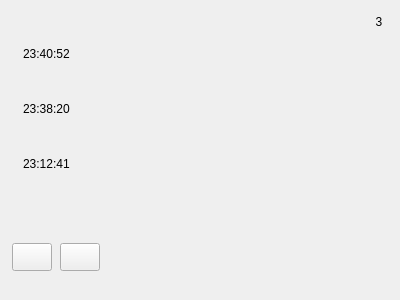
<?xml version="1.0" encoding="UTF-8"?>
<ui version="4.0">
 <class>AlarmAndFaultWidget</class>
 <widget class="QWidget" name="AlarmAndFaultWidget">
  <property name="geometry">
   <rect>
    <x>0</x>
    <y>0</y>
    <width>400</width>
    <height>300</height>
   </rect>
  </property>
  <property name="windowTitle">
   <string>Form</string>
  </property>
  <layout class="QVBoxLayout" name="verticalLayout">
   <property name="spacing">
    <number>6</number>
   </property>
   <property name="leftMargin">
    <number>12</number>
   </property>
   <property name="topMargin">
    <number>12</number>
   </property>
   <property name="rightMargin">
    <number>12</number>
   </property>
   <property name="bottomMargin">
    <number>12</number>
   </property>
   <item>
    <layout class="QHBoxLayout" name="horizontalLayoutTitle">
     <property name="spacing">
      <number>6</number>
     </property>
     <item>
      <widget class="QLabel" name="labelTitleBar">
       <property name="minimumSize">
        <size>
         <width>3</width>
         <height>14</height>
        </size>
       </property>
       <property name="maximumSize">
        <size>
         <width>3</width>
         <height>14</height>
        </size>
       </property>
       <property name="text">
        <string/>
       </property>
      </widget>
     </item>
     <item>
      <widget class="QLabel" name="labelTitle">
       <property name="text">
        <string/>
       </property>
      </widget>
     </item>
     <item>
      <spacer name="horizontalSpacerTitle">
       <property name="orientation">
        <enum>Qt::Orientation::Horizontal</enum>
       </property>
       <property name="sizeHint" stdset="0">
        <size>
         <width>40</width>
         <height>20</height>
        </size>
       </property>
      </spacer>
     </item>
     <item>
      <widget class="QLabel" name="labelAlarmCountBadge">
       <property name="minimumSize">
        <size>
         <width>18</width>
         <height>18</height>
        </size>
       </property>
       <property name="maximumSize">
        <size>
         <width>18</width>
         <height>18</height>
        </size>
       </property>
       <property name="alignment">
        <set>Qt::AlignmentFlag::AlignCenter</set>
       </property>
       <property name="text">
        <string>3</string>
       </property>
      </widget>
     </item>
    </layout>
   </item>
   <item>
    <widget class="QWidget" name="widgetAlarmItem1" native="true">
     <property name="minimumSize">
      <size>
       <width>0</width>
       <height>44</height>
      </size>
     </property>
     <layout class="QHBoxLayout" name="horizontalLayoutItem1">
      <property name="spacing">
       <number>8</number>
      </property>
      <property name="leftMargin">
       <number>0</number>
      </property>
      <property name="topMargin">
       <number>6</number>
      </property>
      <property name="rightMargin">
       <number>0</number>
      </property>
      <property name="bottomMargin">
       <number>6</number>
      </property>
      <item>
       <widget class="QLabel" name="labelAlarmBar1">
        <property name="minimumSize">
         <size>
          <width>3</width>
          <height>0</height>
         </size>
        </property>
        <property name="maximumSize">
         <size>
          <width>3</width>
          <height>16777215</height>
         </size>
        </property>
        <property name="text">
         <string/>
        </property>
       </widget>
      </item>
      <item>
       <layout class="QVBoxLayout" name="verticalLayoutItem1">
        <property name="spacing">
         <number>3</number>
        </property>
        <item>
         <layout class="QHBoxLayout" name="horizontalLayoutHead1">
          <property name="spacing">
           <number>6</number>
          </property>
          <item>
           <widget class="QLabel" name="labelAlarmTime1">
            <property name="text">
             <string>23:40:52</string>
            </property>
            <property name="role" stdset="0">
             <string>alarmTime</string>
            </property>
           </widget>
          </item>
          <item>
           <spacer name="horizontalSpacerHead1">
            <property name="orientation">
             <enum>Qt::Orientation::Horizontal</enum>
            </property>
            <property name="sizeHint" stdset="0">
             <size>
              <width>0</width>
              <height>20</height>
             </size>
            </property>
           </spacer>
          </item>
          <item>
           <widget class="QLabel" name="labelAlarmTag1">
            <property name="alignment">
             <set>Qt::AlignmentFlag::AlignCenter</set>
            </property>
            <property name="text">
             <string/>
            </property>
            <property name="role" stdset="0">
             <string>tagAlarm</string>
            </property>
           </widget>
          </item>
         </layout>
        </item>
        <item>
         <widget class="QLabel" name="labelAlarmMsg1">
          <property name="text">
           <string/>
          </property>
          <property name="wordWrap">
           <bool>true</bool>
          </property>
          <property name="role" stdset="0">
           <string>alarmMsg</string>
          </property>
         </widget>
        </item>
       </layout>
      </item>
     </layout>
    </widget>
   </item>
   <item>
    <widget class="QWidget" name="widgetAlarmItem2" native="true">
     <property name="minimumSize">
      <size>
       <width>0</width>
       <height>44</height>
      </size>
     </property>
     <layout class="QHBoxLayout" name="horizontalLayoutItem2">
      <property name="spacing">
       <number>8</number>
      </property>
      <property name="leftMargin">
       <number>0</number>
      </property>
      <property name="topMargin">
       <number>6</number>
      </property>
      <property name="rightMargin">
       <number>0</number>
      </property>
      <property name="bottomMargin">
       <number>6</number>
      </property>
      <item>
       <widget class="QLabel" name="labelAlarmBar2">
        <property name="minimumSize">
         <size>
          <width>3</width>
          <height>0</height>
         </size>
        </property>
        <property name="maximumSize">
         <size>
          <width>3</width>
          <height>16777215</height>
         </size>
        </property>
        <property name="text">
         <string/>
        </property>
       </widget>
      </item>
      <item>
       <layout class="QVBoxLayout" name="verticalLayoutItem2">
        <property name="spacing">
         <number>3</number>
        </property>
        <item>
         <layout class="QHBoxLayout" name="horizontalLayoutHead2">
          <property name="spacing">
           <number>6</number>
          </property>
          <item>
           <widget class="QLabel" name="labelAlarmTime2">
            <property name="text">
             <string>23:38:20</string>
            </property>
            <property name="role" stdset="0">
             <string>alarmTime</string>
            </property>
           </widget>
          </item>
          <item>
           <spacer name="horizontalSpacerHead2">
            <property name="orientation">
             <enum>Qt::Orientation::Horizontal</enum>
            </property>
            <property name="sizeHint" stdset="0">
             <size>
              <width>0</width>
              <height>20</height>
             </size>
            </property>
           </spacer>
          </item>
          <item>
           <widget class="QLabel" name="labelAlarmTag2">
            <property name="alignment">
             <set>Qt::AlignmentFlag::AlignCenter</set>
            </property>
            <property name="text">
             <string/>
            </property>
            <property name="role" stdset="0">
             <string>tagFault</string>
            </property>
           </widget>
          </item>
         </layout>
        </item>
        <item>
         <widget class="QLabel" name="labelAlarmMsg2">
          <property name="text">
           <string/>
          </property>
          <property name="wordWrap">
           <bool>true</bool>
          </property>
          <property name="role" stdset="0">
           <string>alarmMsg</string>
          </property>
         </widget>
        </item>
       </layout>
      </item>
     </layout>
    </widget>
   </item>
   <item>
    <widget class="QWidget" name="widgetAlarmItem3" native="true">
     <property name="minimumSize">
      <size>
       <width>0</width>
       <height>44</height>
      </size>
     </property>
     <layout class="QHBoxLayout" name="horizontalLayoutItem3">
      <property name="spacing">
       <number>8</number>
      </property>
      <property name="leftMargin">
       <number>0</number>
      </property>
      <property name="topMargin">
       <number>6</number>
      </property>
      <property name="rightMargin">
       <number>0</number>
      </property>
      <property name="bottomMargin">
       <number>6</number>
      </property>
      <item>
       <widget class="QLabel" name="labelAlarmBar3">
        <property name="minimumSize">
         <size>
          <width>3</width>
          <height>0</height>
         </size>
        </property>
        <property name="maximumSize">
         <size>
          <width>3</width>
          <height>16777215</height>
         </size>
        </property>
        <property name="text">
         <string/>
        </property>
       </widget>
      </item>
      <item>
       <layout class="QVBoxLayout" name="verticalLayoutItem3">
        <property name="spacing">
         <number>3</number>
        </property>
        <item>
         <layout class="QHBoxLayout" name="horizontalLayoutHead3">
          <property name="spacing">
           <number>6</number>
          </property>
          <item>
           <widget class="QLabel" name="labelAlarmTime3">
            <property name="text">
             <string>23:12:41</string>
            </property>
            <property name="role" stdset="0">
             <string>alarmTime</string>
            </property>
           </widget>
          </item>
          <item>
           <spacer name="horizontalSpacerHead3">
            <property name="orientation">
             <enum>Qt::Orientation::Horizontal</enum>
            </property>
            <property name="sizeHint" stdset="0">
             <size>
              <width>0</width>
              <height>20</height>
             </size>
            </property>
           </spacer>
          </item>
          <item>
           <widget class="QLabel" name="labelAlarmTag3">
            <property name="alignment">
             <set>Qt::AlignmentFlag::AlignCenter</set>
            </property>
            <property name="text">
             <string/>
            </property>
            <property name="role" stdset="0">
             <string>tagFault</string>
            </property>
           </widget>
          </item>
         </layout>
        </item>
        <item>
         <widget class="QLabel" name="labelAlarmMsg3">
          <property name="text">
           <string/>
          </property>
          <property name="wordWrap">
           <bool>true</bool>
          </property>
          <property name="role" stdset="0">
           <string>alarmMsg</string>
          </property>
         </widget>
        </item>
       </layout>
      </item>
     </layout>
    </widget>
   </item>
   <item>
    <widget class="QLabel" name="labelFilterTip">
     <property name="text">
      <string/>
     </property>
     <property name="role" stdset="0">
      <string>tip</string>
     </property>
    </widget>
   </item>
   <item>
    <widget class="QLabel" name="labelParamTip">
     <property name="text">
      <string/>
     </property>
     <property name="role" stdset="0">
      <string>tip</string>
     </property>
    </widget>
   </item>
   <item>
    <layout class="QHBoxLayout" name="horizontalLayoutButtons">
     <property name="spacing">
      <number>8</number>
     </property>
     <item>
      <widget class="QPushButton" name="pushButtonViewAll">
       <property name="minimumSize">
        <size>
         <width>0</width>
         <height>28</height>
        </size>
       </property>
       <property name="cursor">
        <cursorShape>PointingHandCursor</cursorShape>
       </property>
       <property name="text">
        <string/>
       </property>
      </widget>
     </item>
     <item>
      <widget class="QPushButton" name="pushButtonClear">
       <property name="minimumSize">
        <size>
         <width>0</width>
         <height>28</height>
        </size>
       </property>
       <property name="cursor">
        <cursorShape>PointingHandCursor</cursorShape>
       </property>
       <property name="text">
        <string/>
       </property>
      </widget>
     </item>
     <item>
      <spacer name="horizontalSpacerButtons">
       <property name="orientation">
        <enum>Qt::Orientation::Horizontal</enum>
       </property>
       <property name="sizeHint" stdset="0">
        <size>
         <width>0</width>
         <height>20</height>
        </size>
       </property>
      </spacer>
     </item>
     <item>
      <widget class="QLabel" name="labelTotalCount">
       <property name="text">
        <string/>
       </property>
       <property name="alignment">
        <set>Qt::AlignmentFlag::AlignRight|Qt::AlignmentFlag::AlignTrailing|Qt::AlignmentFlag::AlignVCenter</set>
       </property>
       <property name="role" stdset="0">
        <string>footnote</string>
       </property>
      </widget>
     </item>
    </layout>
   </item>
   <item>
    <spacer name="verticalSpacer">
     <property name="orientation">
      <enum>Qt::Orientation::Vertical</enum>
     </property>
     <property name="sizeHint" stdset="0">
      <size>
       <width>20</width>
       <height>10</height>
      </size>
     </property>
    </spacer>
   </item>
  </layout>
 </widget>
 <resources/>
 <connections/>
</ui>
